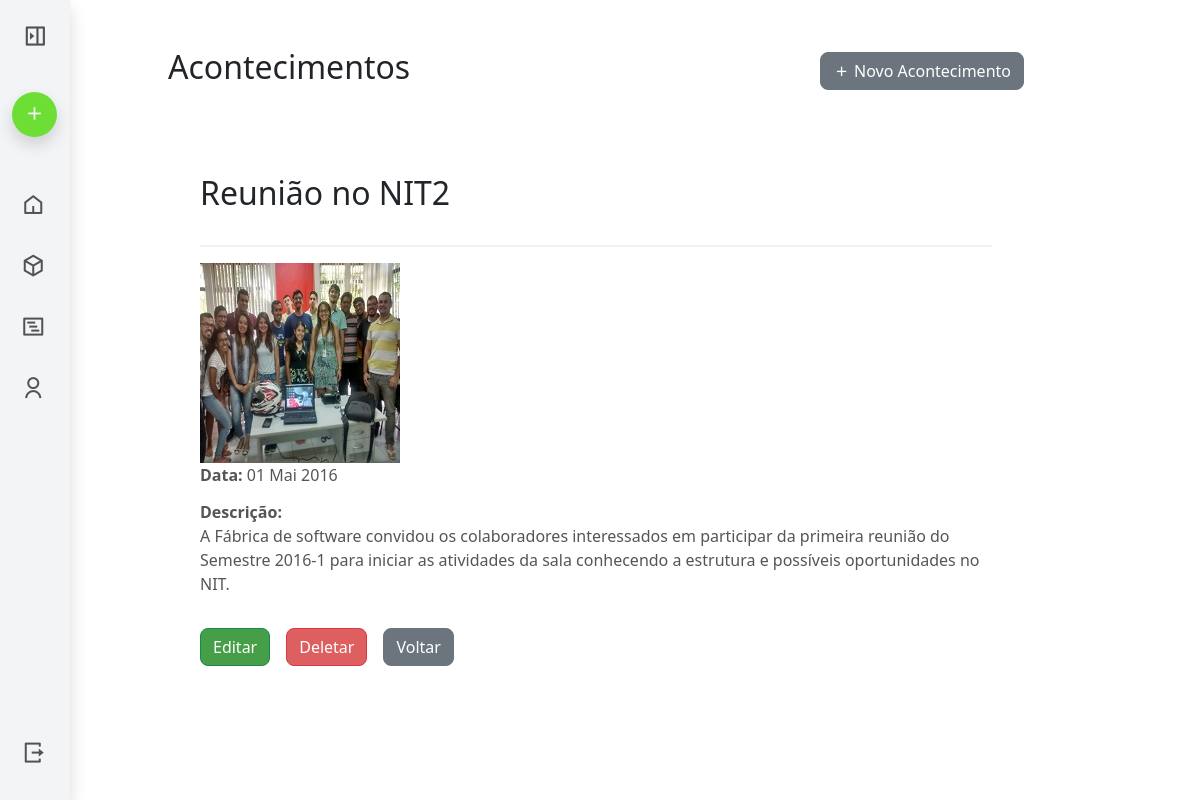
Before: /sgpa/acontecimentos/visualizar/4 (signed in) with the older database file.
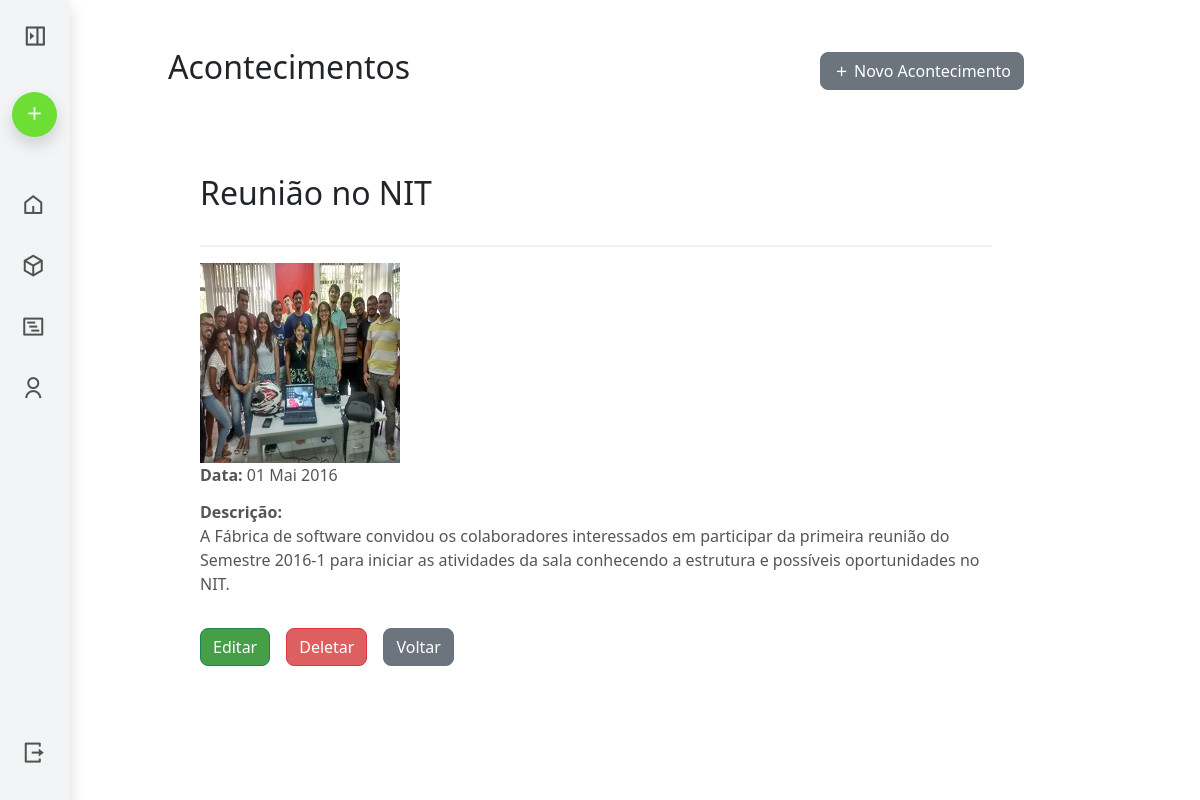
After: the same page with the newer database file.
### acontecimentos/models.py (models this page shows, shortened)
class Acontecimento(models.Model):
    titulo = models.CharField(max_length=150)
    data = models.DateField()
    descricao = models.TextField(null=True, blank=True)
    imagem = models.ImageField(upload_to="acontecimentos/", blank=True, null=True)
    data_cadastro = models.DateTimeField(auto_now_add=True)

### acontecimentos/views.py (the view)
# urls.py: path('visualizar/<int:pk>', AcontecimentoDetailView.as_view(), name='ver-acontecimento'),
class AcontecimentoDetailView(LoginRequiredMixin, DetailView):
    model = Acontecimento
    template_name = 'acontecimentos/acontecimento_detail.html'
    context_object_name = 'acontecimento'

### acontecimentos/templates/acontecimentos/acontecimento_detail.html
{% extends "./base_app.html" %}
{% block AppContent %}
<div class="details-detail-container">
    <div class="details-header">
        <h1 class="details-title">{{ acontecimento.titulo }}</h1>
    </div>
    <div class="acontecimento-imagem">
        {% if acontecimento.imagem %}
        <span><img src="{{ acontecimento.imagem.url }}" alt="{{ acontecimento.titulo }}"></span>
        {% else %}
            <p>Sem imagem para este acontecimento.</p>
        {% endif %}
    </div>
    <div class="details-info">
        <div class="details-row">
            <strong>Data:</strong> {{ acontecimento.data|date:'d M Y' }}
        </div>
        <div class="details-row">
            <strong>Descrição:</strong>
            <p>{{ acontecimento.descricao }}</p>
        </div>
    </div>
    <div class="details-actions">
        <a href="{% url 'acontecimentos:editar-acontecimento' acontecimento.id %}" class="btn btn-success">Editar</a>
        <a href="{% url 'acontecimentos:excluir-acontecimento' acontecimento.id %}" class="btn btn-danger">Deletar</a>
        <a href="{% url 'acontecimentos:lista-acontecimentos' %}" class="btn btn-secondary">Voltar</a>
    </div>
</div>
{% endblock AppContent %}

Changed rows visible on the page:
changed Acontecimento: titulo "Reunião no NIT2" → "Reunião no NIT"
